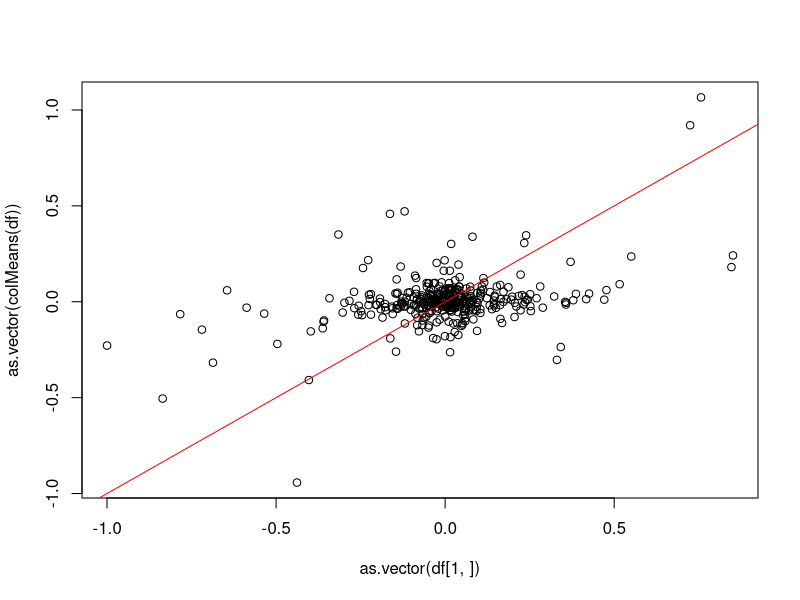
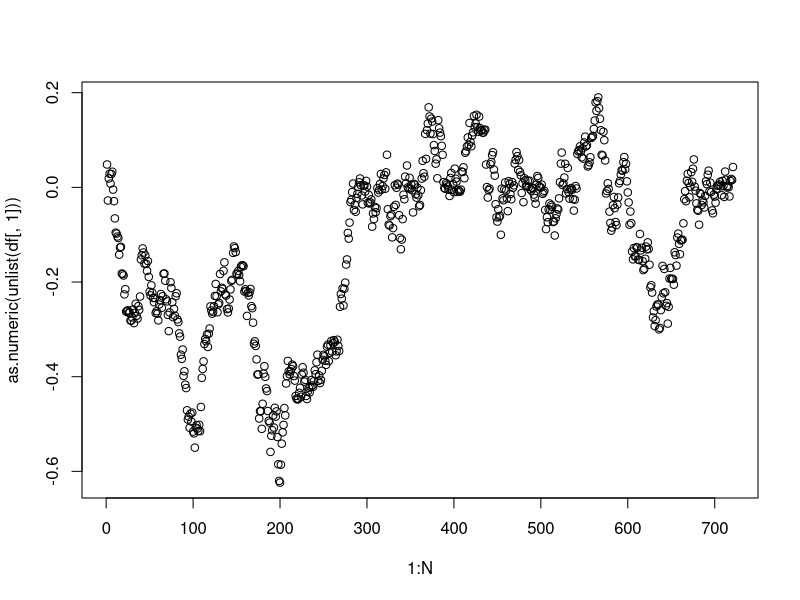

Write R code to recreate these figures, in order.
setwd("~/expmDerivative/")

library(readr)
library(coda)

df <- read_table("data/highDimSim_20_half.txt", col_names = FALSE)
N <- dim(df)[1]
P <- dim(df)[2] - 1
df <- df[,1:P]
df <- df[,as.vector(df[1,]!=0)]
plot(as.vector(df[1,]),as.vector(colMeans(df)))
abline(a=0,b=1,col="red")
cor(as.numeric(df[1,]),as.numeric(colMeans(df)))


plot(1:N,as.numeric(unlist(df[,1])))
